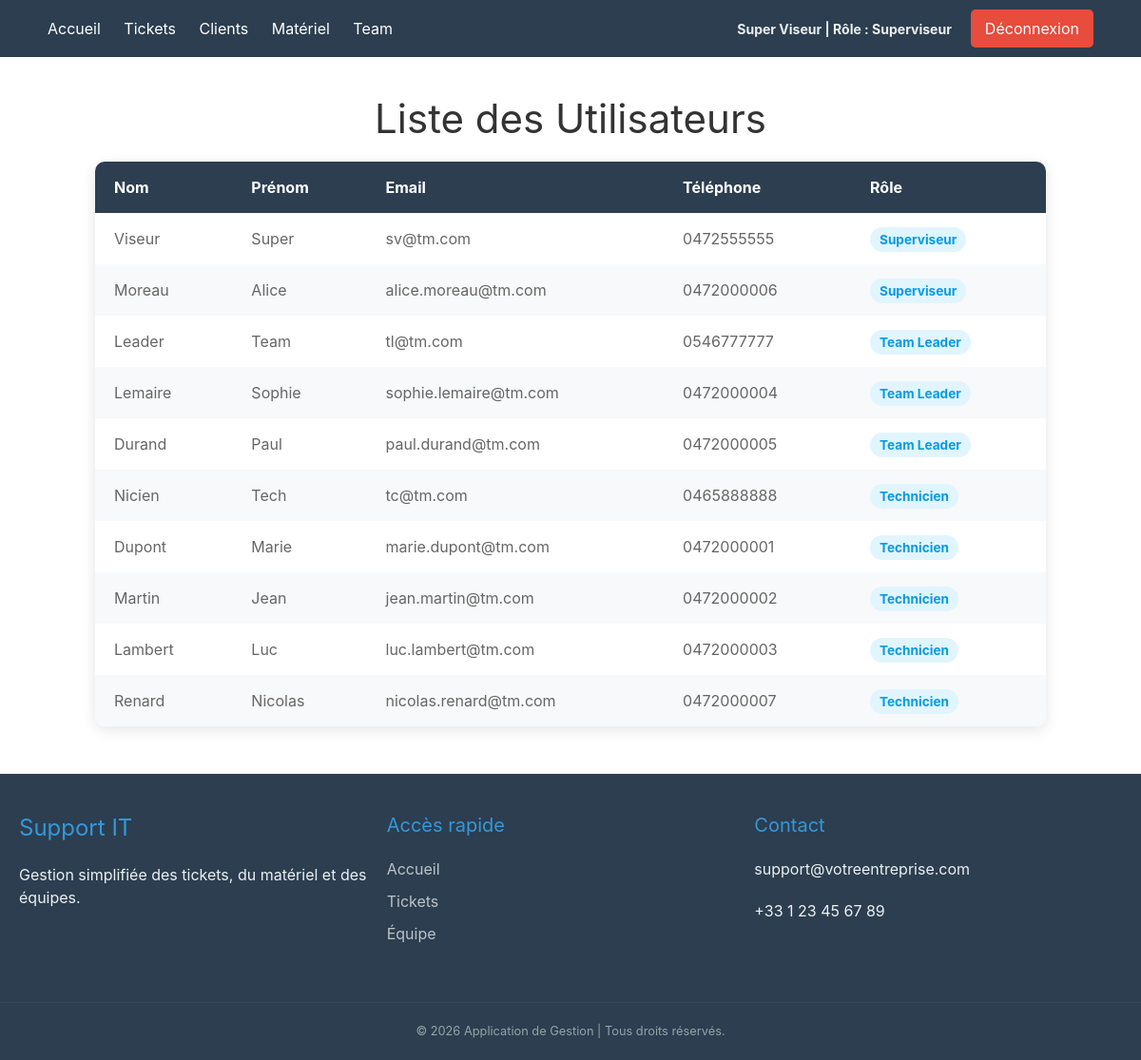
The app's page /views/index.php (signed in) with its own data.
### tables this page shows
create table if not exists users(
id_user int unsigned primary key auto_increment,
fname varchar(50) not null,
lname varchar(50) not null,
email varchar(50) not null,
phone_number varchar(20) ,
`password` varchar(250) not null,
role_id tinyint unsigned ,
foreign key (role_id) references roles (id_role)
);

create table if not exists `roles`(
id_role tinyint unsigned primary key auto_increment,
nom varchar(35) not null
);

### DAO/UserDAO.php (called while the page is built, shortened)
<?php
class UserDAO
{
	public static function getUsers()
	{
		$con = MONPDO::getPDO();
		$requete = "SELECT fname, lname, email, phone_number , `nom` as `role`
                    FROM users
                    JOIN roles
                    ON role_id=id_role";
		$stmt = $con->prepare($requete);
		$stmt->execute();
		return $stmt->fetchAll(PDO::FETCH_ASSOC);
	}
}

### Controllers/UserController.php (called while the page is built, shortened)
<?php
require_once "../DAO/UserDAO.php";
require_once __DIR__ . "/../models/User.php";
class UserController
{
	static function getUsers()
	{
		$usersObjet = [];
		$users = UserDAO::getUsers();
		foreach ($users as $user) {
			$usersObjet[] = new User($user["fname"], $user["lname"], $user["email"], $user["phone_number"], null, $user["role"], null);
		}
		return $usersObjet;
	}
}

### models/User.php (called while the page is built, shortened)
<?php
class User
{
	private $fname;
	private $lname;
	private $email;
	private $phone;
	private $role;
	public function __construct($fname, $lname, $email, $phone, $password, $role, $id = null)
	{
		$this->fname = $fname;
		$this->lname = $lname;
		$this->email = $email;
		$this->phone = $phone;
		$this->role = $role;
	}
	public function getFname()
	{
		return $this->fname;
	}
	public function getLname()
	{
		return $this->lname;
	}
	public function getEmail()
	{
		return $this->email;
	}
	public function getPhone()
	{
		return $this->phone;
	}
	public function getRole()
	{
		return $this->role;
	}
}

### views/index.php (the view, shortened to what this page needs)
<?php
require_once "../Controllers/userController.php";
require_once "../models/User.php";
$users = UserController::getUsers();
?>
<!DOCTYPE html>
<html lang="fr">
<head>
    <link rel="stylesheet" href="../public/css/uikit.min.css" />
    <link rel="stylesheet" href="style.css">
</head>
<body>
    <?php include "navbar.php"; ?>
    <div class="container">
        <h1>Liste des Utilisateurs</h1>
        <table class="user-table">
            <thead>
                <tr>
                    <th>Nom</th>
                    <th>Prénom</th>
                    <th>Email</th>
                    <th>Téléphone</th>
                    <th>Rôle</th>
                </tr>
            </thead>
            <tbody>
                <?php foreach ($users as $user): ?>
                    <tr>
                        <td><?= htmlspecialchars($user->getLname()) ?></td>
                        <td><?= htmlspecialchars($user->getFname()) ?></td>
                        <td><?= htmlspecialchars($user->getEmail()) ?></td>
                        <td><?= htmlspecialchars($user->getPhone()) ?></td>
                        <td><span class="badge"><?= htmlspecialchars($user->getRole()) ?></span></td>
                    </tr>
                <?php endforeach; ?>
            </tbody>
        </table>
    </div>
    <?php include "footer.php"; ?>
</body>
</html>

### views/navbar.php (shortened to what this page needs)
<nav class="navbar">
    <div class="nav-links">
        <a href="index.php">Accueil</a>
        <a href="tickets.php">Tickets</a>
        <a href="clients.php">Clients</a>
        <a href="materiel.php">Matériel</a>
        <a href="team.php">Team</a>
    </div>
    <?php if (!empty($_SESSION["logged_in"])): ?>
        <div class="nav-actions">
            <span class="user-info">
                <?= htmlspecialchars($_SESSION["user_fname"]) ?>
                <?= htmlspecialchars($_SESSION["user_lname"]) ?>
                | Rôle : <?= htmlspecialchars($_SESSION["user_role"]) ?>
            </span>
            <a href="../process/processLogout.php" class="logout-btn">
                Déconnexion
            </a>
        </div>
    <?php endif; ?>
</nav>

### views/footer.php (shortened to what this page needs)
<footer class="main-footer">
    <div class="footer-content">
        <div class="footer-section about">
            <h3>Support IT</h3>
            <p>Gestion simplifiée des tickets, du matériel et des équipes.</p>
        </div>
        <div class="footer-section links">
            <h4>Accès rapide</h4>
            <ul>
                <li><a href="index.php">Accueil</a></li>
                <li><a href="tickets.php">Tickets</a></li>
                <li><a href="team.php">Équipe</a></li>
            </ul>
        </div>
        <div class="footer-section contact">
            <h4>Contact</h4>
            <p><i class="fas fa-envelope"></i> support@votreentreprise.com</p>
            <p><i class="fas fa-phone"></i> +33 1 23 45 67 89</p>
        </div>
    </div>
    <div class="footer-bottom">
        &copy; <?= date('Y'); ?> Application de Gestion | Tous droits réservés.
    </div>
</footer>

### views/style.css (style rules this page uses)
body, .container, .navbar { margin: 0px; padding: 0px; box-sizing: border-box; }
.container { max-width: 1200px; margin: 40px auto; padding: 0 20px; display: flex; flex-direction: column; align-items: center; }
.user-table { border-collapse: collapse; width: 100%; max-width: 1000px; background-color: white; box-shadow: 0 4px 15px rgba(0, 0, 0, 0.1); border-radius: 10px; overflow: hidden; }
.user-table thead tr { background-color: #2c3e50; color: #ffffff; text-align: left; }
.user-table th, .user-table td { padding: 15px 20px; }
.user-table tbody tr:nth-child(even) { background-color: #f8f9fa; }
.badge { padding: 5px 10px; border-radius: 20px; background-color: #e1f5fe; color: #039be5; font-size: 0.85em; font-weight: bold; }

### views/navbar.php (style rules this page uses)
.navbar { background-color: #2c3e50; display: flex; justify-content: space-between; padding: 0 50px; height: 60px; align-items: center; }
.nav-links a { color: white; text-decoration: none; margin-right: 20px; font-size: 16px; }
.nav-actions { display: flex; align-items: center; gap: 20px; }
.user-info { color: #ecf0f1; font-size: 14px; font-weight: bold; }
.logout-btn { background-color: #e74c3c; color: white; padding: 8px 15px; border-radius: 5px; text-decoration: none; }

### views/footer.php (style rules this page uses)
.main-footer { background-color: #2c3e50; color: #ecf0f1; padding: 40px 0 20px 0; margin-top: 50px; width: 100%; }
.footer-content { max-width: 1200px; margin: 0 auto; display: flex; justify-content: space-around; flex-wrap: wrap; padding: 0 20px; }
.footer-section { flex: 1; margin-bottom: 20px; min-width: 250px; }
.footer-section h3, .footer-section h4 { color: #3498db; margin-bottom: 15px; }
.footer-section ul { list-style: none; padding: 0; }
.footer-section ul li { margin-bottom: 10px; }
.footer-section ul li a { color: #bdc3c7; text-decoration: none; transition: color 0.3s; }
.footer-bottom { text-align: center; padding-top: 20px; margin-top: 20px; border-top: 1px solid #34495e; font-size: 0.8em; color: #95a5a6; }

### records on screen
users: lname "Viseur", fname "Super", email "sv@tm.com", phone_number "0472555555", role.nom "Superviseur"
users: lname "Moreau", fname "Alice", email "alice.moreau@tm.com", phone_number "0472000006", role.nom "Superviseur"
users: lname "Leader", fname "Team", email "tl@tm.com", phone_number "0546777777", role.nom "Team Leader"
users: lname "Lemaire", fname "Sophie", email "sophie.lemaire@tm.com", phone_number "0472000004", role.nom "Team Leader"
users: lname "Durand", fname "Paul", email "paul.durand@tm.com", phone_number "0472000005", role.nom "Team Leader"
users: lname "Nicien", fname "Tech", email "tc@tm.com", phone_number "0465888888", role.nom "Technicien"
users: lname "Dupont", fname "Marie", email "marie.dupont@tm.com", phone_number "0472000001", role.nom "Technicien"
users: lname "Martin", fname "Jean", email "jean.martin@tm.com", phone_number "0472000002", role.nom "Technicien"
users: lname "Lambert", fname "Luc", email "luc.lambert@tm.com", phone_number "0472000003", role.nom "Technicien"
users: lname "Renard", fname "Nicolas", email "nicolas.renard@tm.com", phone_number "0472000007", role.nom "Technicien"

### other values on screen
$_SESSION["user_fname"] "Super"
$_SESSION["user_lname"] "Viseur"
$_SESSION["user_role"] "Superviseur"
